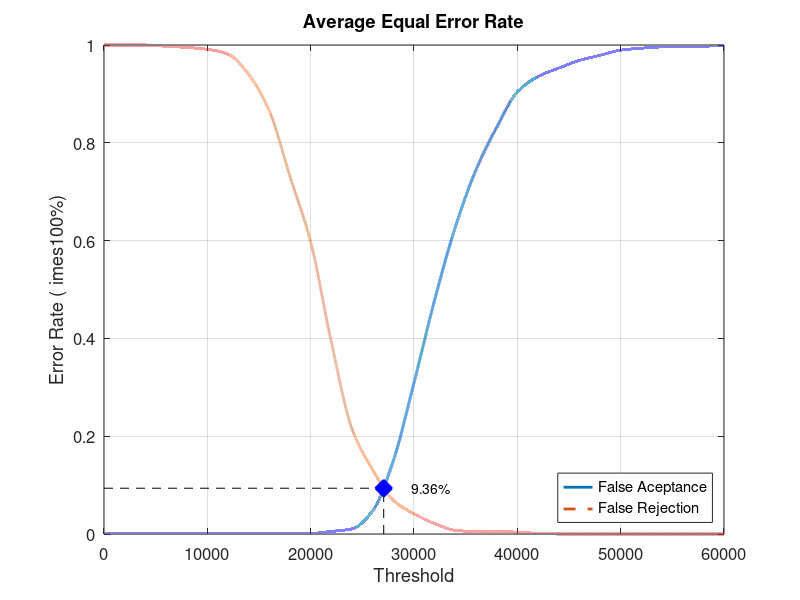
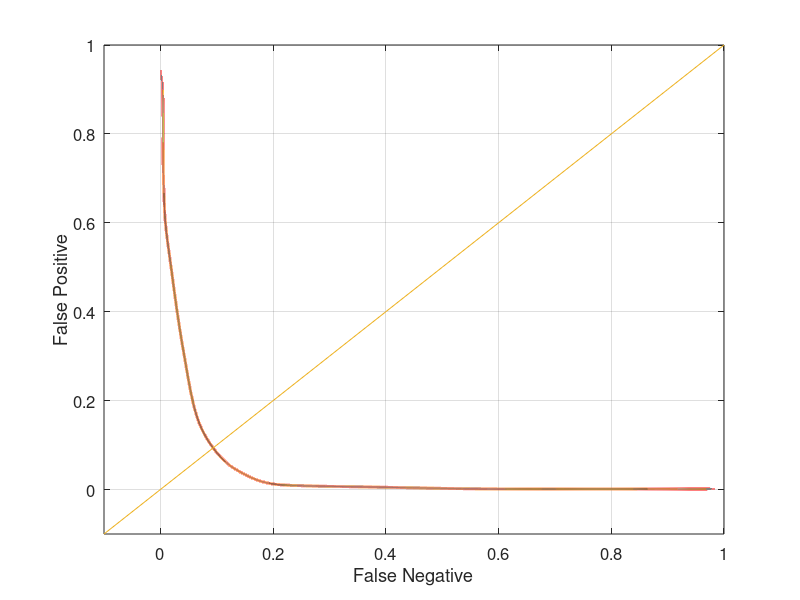

Reproduce these figures in MATLAB, in order.
close all;
clear;
clc;
x = 0:2000:60000;
xq = 0:0.5:60000;

y0 = [0 0.00131579 0.00131579 0.00131579 0.00131579 0.00131579 0.00131579 0.00131579 0.00131579 0.00131579 0.00131579 0.00526316 0.0105263 0.0473684 0.15 0.309211 0.478947 0.627632 0.744737 0.831579 0.903947 0.935526 0.952632 0.968421 0.978947 0.989474 0.993421 0.996053 0.996053 0.997368 1]
yy0 = interp1(x, y0, xq, 'pchip');
y1 = [1 1 1 0.9975 0.995 0.99125 0.98125 0.94 0.865 0.73125 0.5975 0.3925 0.215 0.13125 0.06875 0.04125 0.02125 0.0075 0.005 0.005 0.00375 0.00125 0 0 0 0 0 0 0 0 0]
yy1 = interp1(x, y1, xq, 'pchip');

% Calculating EER: 
y2 = abs(y0 - y1);
find(y2 == min(y2))
yy2 = abs(yy0 - yy1);
xEER = find(yy2 == min(yy2));
xEERIndex = xq(xEER) % X-axis EER
yEER = yy0(xEER) % Y-axis EER

main = figure
plot(xq, yy0,'-','LineWidth', 2);	hold on
plot(xq, yy1,'--','LineWidth', 2);	hold on
plot([xEERIndex xEERIndex], [0 yEER], 'k--');	hold on
plot([0 xEERIndex], [yEER yEER], 'k--');	hold on
plot(xEERIndex, yEER, 'bx', 'LineWidth', 10);	hold on
text(xEERIndex + 10 * xEERIndex / 100, yEER, [num2str(round((10000 * yEER)) / 100) '%'])
legend('False Aceptance', 'False Rejection', 'Location', 'SouthEast')
xlabel('Threshold')
ylabel('Error Rate (	imes100%)')
title('Average Equal Error Rate')
set(gca, 'FontSize', 12)
axis([0 60000 0 1])
grid on

print(main, 'Experiment4AverageMain', '-dpng');
FNRxFPR = figure('Color', [1 1 1]);
plot(yy1, yy0, '-', yy1, yy0, 'LineWidth', 2);
hold on
y = -0.1:0.1:1
plot(y, y); 
set(gca, 'FontSize', 12)
xlabel('False Negative')
ylabel('False Positive')
axis([-0.1 1 -0.1 1])
set(gca, 'FontSize', 12)
grid on

print(FNRxFPR, 'Experiment4AverageFNRxFPR','-dpng');
